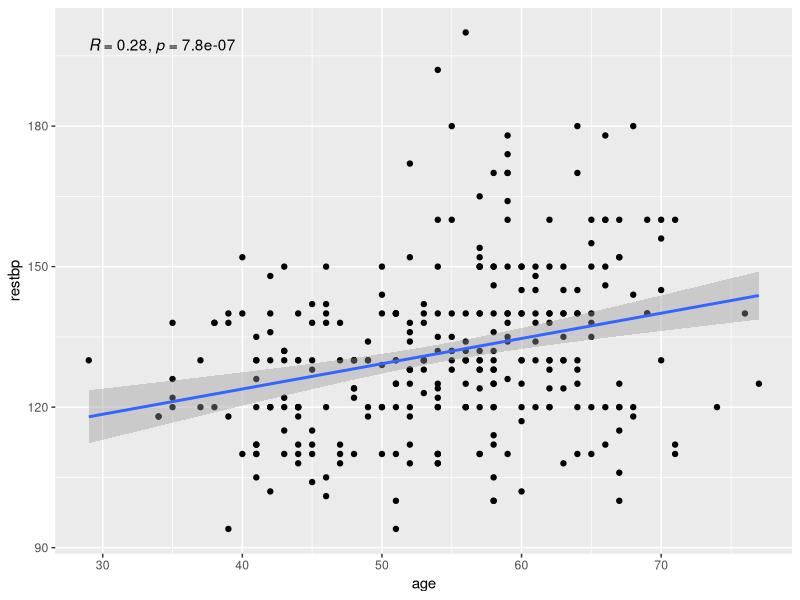

Write the R code that produced this figure.
## ---- chunk 1
#| echo: false
# Load ggplot2 AND ggpubr packages
library(ggplot2)
library(ggpubr)

# Open heart.csv and save as a dataframe
heart_df <- read.csv("../Datasets/heart.csv") 

# Plot the heart data as before
ggplot(heart_df, aes(x = age, y = restbp)) +
  geom_point() +
  # add a pearson correlation from the stat_cor function
  stat_cor(method = 'pearson') +
  # add linear regression line using geom_smooth
  geom_smooth(method='lm', formula= y~x)
